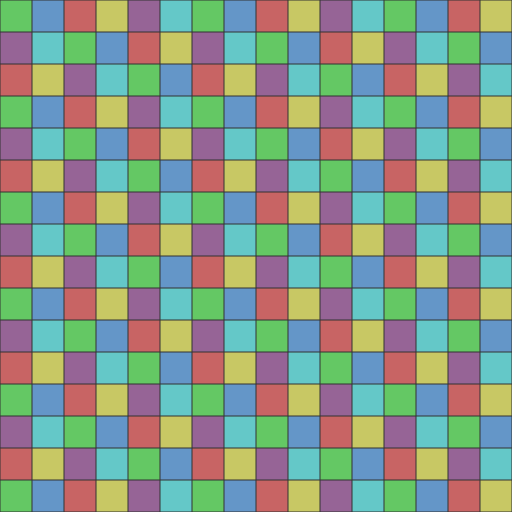
#> input picture assets/placeholder_atlas.png, 1024 x 1024 px (shown at 1/2 size)
$ python pair.py ../../assets/placeholder_atlas.png ../../assets/placeholder_atlas.png ../../assets/placeholder_atlas.png 3
#> lines starting #> are read from the running program, lines starting #| are printed output that depends on the picture
"""Put a goloco shot and an OpenLoco shot next to each other.

    python3 -I pair.py out.png goloco.png[@X,Y,W,H] openloco.png[@X,Y,W,H] [SCALE]

goloco on the left, OpenLoco on the right, each cropped to its @rectangle (a
window, say) and enlarged SCALE times (default 1, nearest-neighbour). When the
two crops are the same size a third panel marks every differing pixel in
magenta over a dimmed goloco, and the share of them is printed. For whole map
views of the same save use match.py, which finds the offset first.
"""
import sys

import numpy as np
from PIL import Image


def load(spec):
#> called with spec = '../../assets/placeholder_atlas.png'
    path, _, rect = spec.partition("@")
    im = Image.open(path).convert("RGB")
#> im is the input picture: PIL image 1024x1024 RGB; mean R, G, B 136.1, 151.7, 135.8
    if rect:
        x, y, w, h = (int(v) for v in rect.split(","))
        im = im.crop((x, y, x + w, y + h))
    return im


out, g, o = sys.argv[1], load(sys.argv[2]), load(sys.argv[3])
#> out = '../../assets/placeholder_atlas.png'
scale = int(sys.argv[4]) if len(sys.argv) > 4 else 1
panels = [g, o]
if g.size == o.size:
    a, b = np.asarray(g).astype(int), np.asarray(o).astype(int)
    d = np.abs(a - b).sum(axis=2) > 0
#> d: shape (1024, 1024) bool; every value is 0
    m = (a * 0.4).astype(np.uint8)
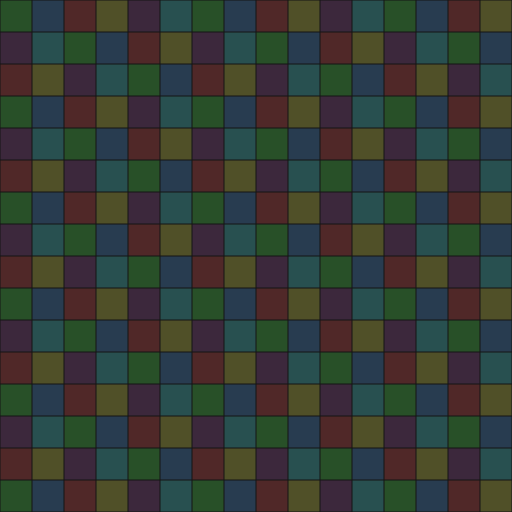
#> m: shape (1024, 1024, 3) (shown at 1/2 size); mean R, G, B 54.5, 60.7, 54.3
    m[d] = [255, 0, 255]
    panels.append(Image.fromarray(m))
    print(f"{g.size[0]}x{g.size[1]}: {100 * d.mean():.2f}% of pixels differ")
#| 1024x1024: 0.00% of pixels differ
else:
    print(f"sizes differ: goloco {g.size[0]}x{g.size[1]}, OpenLoco {o.size[0]}x{o.size[1]}")
panels = [p.resize((p.width * scale, p.height * scale), Image.NEAREST) for p in panels]
#> panels = 3 items
gap = 8
sheet = Image.new("RGB", (sum(p.width for p in panels) + gap * (len(panels) - 1), max(p.height for p in panels)), "white")
#> sheet: PIL image 9232x3072 RGB; every value is 255
x = 0
for p in panels:
    sheet.paste(p, (x, 0))
    x += p.width + gap
#> this loop made 3 passes
#> x on passes 1 to 3: 3080, 6160, 9240
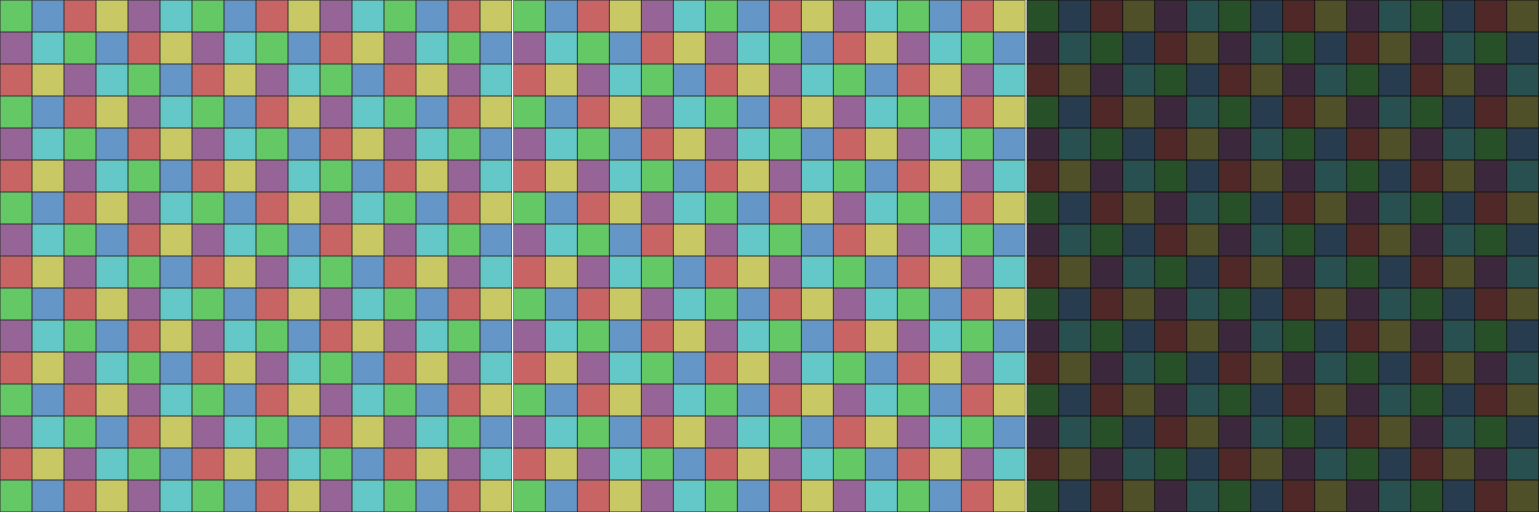
#> sheet: PIL image 9232x3072 RGB (shown at 1/6 size); mean R, G, B 109.2, 121.6, 108.9
#> after the loop, x = 9240
sheet.save(out)
